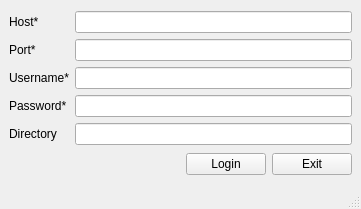
<?xml version="1.0" encoding="UTF-8"?>
<ui version="4.0">
 <class>LoginWindow</class>
 <widget class="QMainWindow" name="LoginWindow">
  <property name="geometry">
   <rect>
    <x>0</x>
    <y>0</y>
    <width>361</width>
    <height>209</height>
   </rect>
  </property>
  <property name="windowTitle">
   <string>Login</string>
  </property>
  <widget class="QWidget" name="centralwidget">
   <layout class="QGridLayout" name="gridLayout">
    <item row="0" column="0">
     <layout class="QGridLayout" name="grid_layout" rowstretch="0,0,0,0,0">
      <item row="0" column="0">
       <widget class="QLabel" name="host_label">
        <property name="text">
         <string>Host*</string>
        </property>
       </widget>
      </item>
      <item row="3" column="2">
       <widget class="QLineEdit" name="password_text_edit">
        <property name="echoMode">
         <enum>QLineEdit::Password</enum>
        </property>
        <property name="clearButtonEnabled">
         <bool>true</bool>
        </property>
       </widget>
      </item>
      <item row="1" column="2">
       <widget class="QLineEdit" name="port_text_edit"/>
      </item>
      <item row="2" column="2">
       <widget class="QLineEdit" name="username_text_edit">
        <property name="clearButtonEnabled">
         <bool>true</bool>
        </property>
       </widget>
      </item>
      <item row="0" column="2">
       <widget class="QLineEdit" name="host_text_edit"/>
      </item>
      <item row="2" column="0">
       <widget class="QLabel" name="username_label">
        <property name="text">
         <string>Username*</string>
        </property>
       </widget>
      </item>
      <item row="4" column="0">
       <widget class="QLabel" name="directory_label">
        <property name="text">
         <string>Directory</string>
        </property>
       </widget>
      </item>
      <item row="3" column="0">
       <widget class="QLabel" name="password_label">
        <property name="text">
         <string>Password*</string>
        </property>
       </widget>
      </item>
      <item row="1" column="0">
       <widget class="QLabel" name="port_label">
        <property name="text">
         <string>Port*</string>
        </property>
       </widget>
      </item>
      <item row="4" column="2">
       <widget class="QLineEdit" name="directory_text_edit"/>
      </item>
     </layout>
    </item>
    <item row="1" column="0">
     <layout class="QHBoxLayout" name="horizontalLayout">
      <item>
       <spacer name="horizontalSpacer">
        <property name="orientation">
         <enum>Qt::Horizontal</enum>
        </property>
        <property name="sizeHint" stdset="0">
         <size>
          <width>40</width>
          <height>20</height>
         </size>
        </property>
       </spacer>
      </item>
      <item>
       <widget class="QPushButton" name="login_button">
        <property name="text">
         <string>Login</string>
        </property>
       </widget>
      </item>
      <item>
       <widget class="QPushButton" name="exit_button">
        <property name="text">
         <string>Exit</string>
        </property>
       </widget>
      </item>
     </layout>
    </item>
   </layout>
  </widget>
  <widget class="QStatusBar" name="statusbar"/>
 </widget>
 <tabstops>
  <tabstop>login_button</tabstop>
  <tabstop>exit_button</tabstop>
 </tabstops>
 <resources/>
 <connections/>
</ui>
